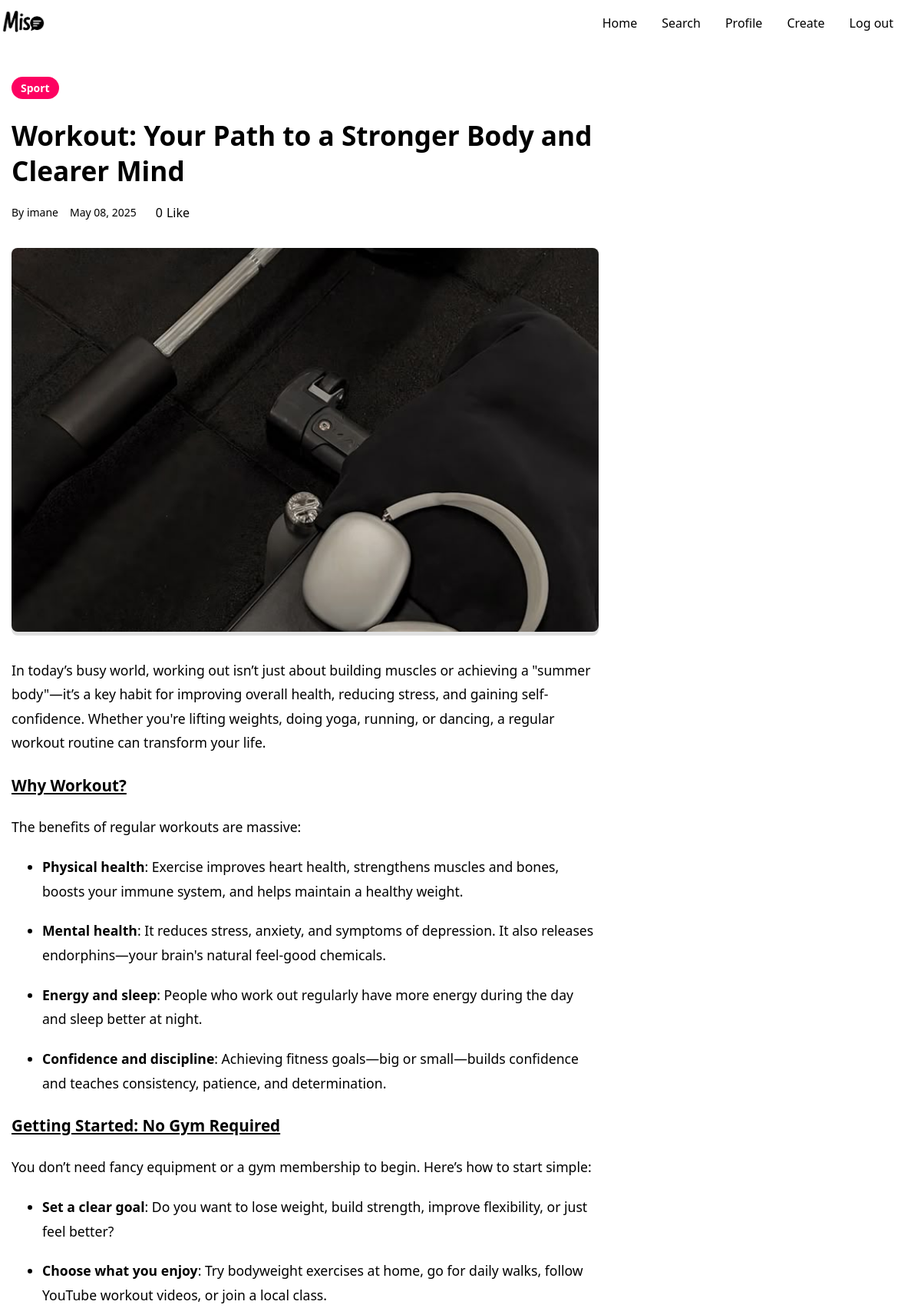
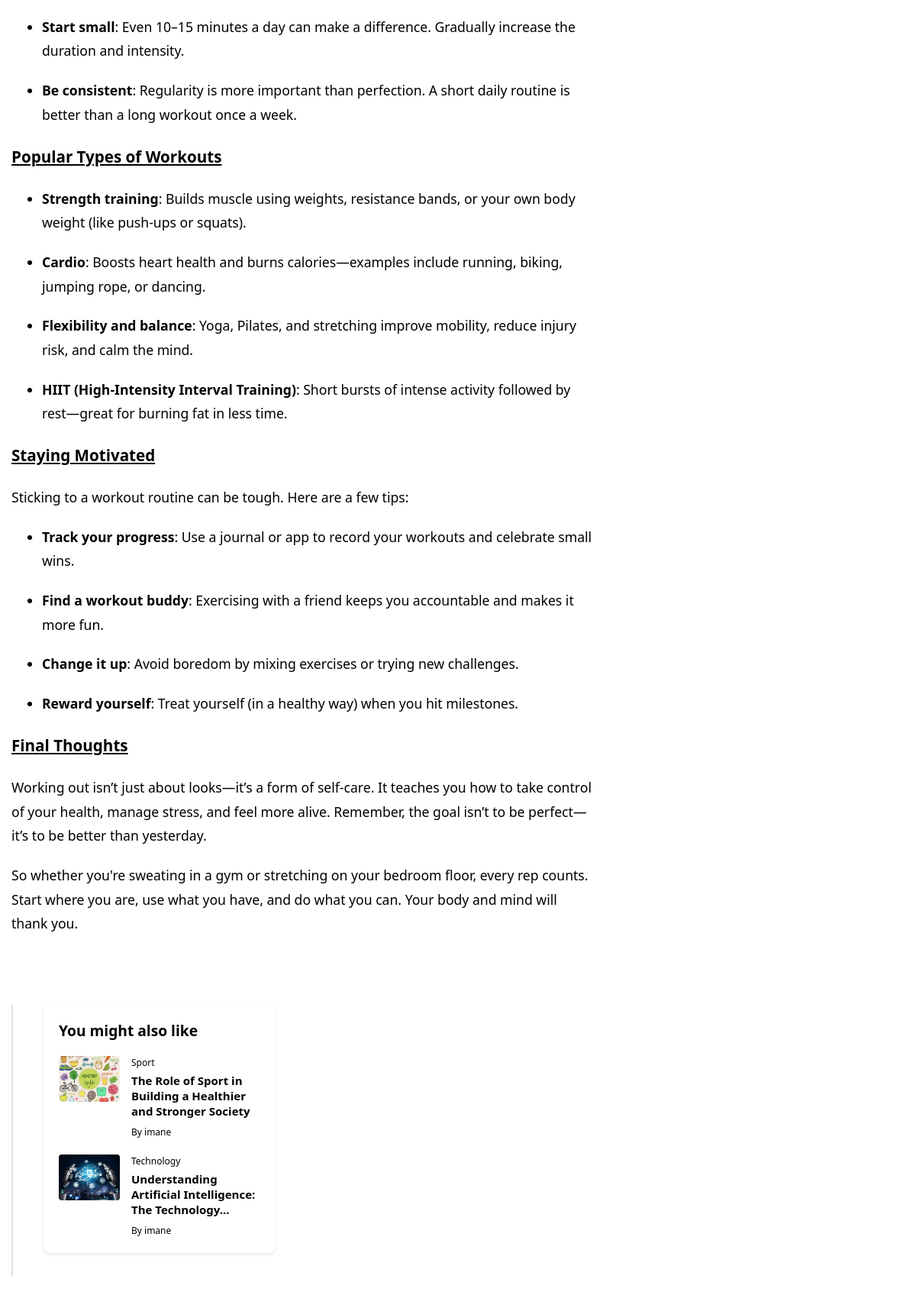
Screenshot of /article/3 (signed in, upper part) with the database file from the repository (2 pictures, top to bottom).
### app.py (models this page shows)
class Article(db.Model):
    id = db.Column(db.Integer, primary_key=True)
    title = db.Column(db.String(200), nullable=False)
    content = db.Column(db.Text, nullable=False)
    excerpt = db.Column(db.String(300))
    category = db.Column(db.String(50), nullable=False)
    date = db.Column(db.String(50), default=lambda: datetime.now(timezone.utc).strftime('%B %d, %Y'))
    image_url = db.Column(db.String(200), default='default_article.jpg')
    author_id = db.Column(db.Integer, db.ForeignKey('user.id'), nullable=False)

class User(db.Model):
    id = db.Column(db.Integer, primary_key=True)
    username = db.Column(db.String(80), unique=True, nullable=False)
    email = db.Column(db.String(120), unique=True, nullable=False)
    password = db.Column(db.String(200), nullable=False)
    profile_pic = db.Column(db.String(200), default='default.jpg')
    articles = db.relationship('Article', backref='author', lazy=True)
    liked_articles = db.relationship(
        'Like',
        backref='user',
        lazy=True,
        foreign_keys='Like.user_id'
    )

### app.py (the view)
@app.route('/article/<int:id>')
def article_view(id):
    if 'user_id' not in session:
        return redirect(url_for('article_be', id=id))
    article = Article.query.get_or_404(id)
    liked = Like.query.filter_by(
        user_id=session['user_id'],
        article_id=article.id
    ).first() is not None
    suggested_articles = get_suggested_articles(article)
    return render_template('article.html',
                         article=article,
                         liked=liked,
                         suggested_articles=suggested_articles,
                         current_user_id=session.get('user_id'))

### app.py (called while the page is built)
def get_suggested_articles(article, limit=3):
    same_category = Article.query.filter(
        Article.category == article.category,
        Article.id != article.id
    ).order_by(db.func.random()).limit(2).all()
    random_article = Article.query.filter(
        Article.id != article.id,
        ~Article.id.in_([a.id for a in same_category])
    ).order_by(db.func.random()).first()
    return same_category + ([random_article] if random_article else [])

### templates/article.html (shortened to what this page needs)
<!DOCTYPE html>
<html lang="en">
<head>
    <link rel="stylesheet" href="{{ url_for('static', filename='css/article.css') }}">
</head>
<body>
    <nav class="navbar">
        <a href="{{ url_for('home') }}" class="mi">
            <img src="{{ url_for('static', filename='images/logo.png') }}" alt="Miso Logo" class="logo-img">
        </a>
        <div class="navbar-links">
            <ul>
                <li><a href="{{ url_for('home_after_login') }}">Home</a></li>
                <li><a href="{{ url_for('search') }}">Search</a></li>
                <li><a href="{{ url_for('profile') }}">Profile</a></li>
                <li><a href="{{ url_for('create') }}">Create</a></li>
                <li><a href="{{ url_for('logout') }}">Log out</a></li>
            </ul>
        </div>
    </nav>
    <main class="article-page">
        <div class="container">
            <article class="article-content">
                <header class="article-header">
                    <span class="category-badge" style="--category-color:
                        {% if article.category == 'art' %}#FF9FEE
                        {% elif article.category == 'culture' %}#B3B0FF
                        {% elif article.category == 'sport' %}#FD0261
                        {% elif article.category == 'economy' %}#aae354
                        {% elif article.category == 'technology' %}#A4A1AA
                        {% elif article.category == 'health' %}#524F56
                        {% elif article.category == 'entrepreneurship' %}#252275
                        {% else %}#91558e{% endif %}">
                        {{ article.category|capitalize }}
                    </span>
                    <h1>{{ article.title }}</h1>
                    <div class="meta">
                        <span>By {{ article.author.username }}</span>
                        <span>{{ article.date }}</span>
                        <button class="like-btn" onclick="toggleLike({{ article.id }})">
                            <span class="like-count">{{ article.likes|length }}</span>
                            <span class="like-text">{% if liked %}Liked{% else %}Like{% endif %}</span>
                        </button>
                    </div>
                </header>
                <div class="article-image">
                    {% if article.image_url and article.image_url != 'default_article.jpg' %}
                    <img src="{{ url_for('static', filename='uploads/' + article.image_url) }}" alt="{{ article.title }}">
                    {% else %}
                    <div class="image-placeholder">
                        <span>No image available</span>
                    </div>
                    {% endif %}
                </div>
                <div class="article-body">
                    {{ article.content | safe }}
                </div>
            </article>
            <aside class="article-sidebar">
                <div class="sidebar-card">
                    <h3>You might also like</h3>
                    <div class="suggested-articles">
                        {% for suggested in suggested_articles %}
                        <a href="{{ url_for('article_view', id=suggested.id) }}" class="suggested-article">
                            {% if suggested.image_url and suggested.image_url != 'default_article.jpg' %}
                            <img src="{{ url_for('static', filename='uploads/' + suggested.image_url) }}" alt="{{ suggested.title }}">
                            {% else %}
                            <div class="image-placeholder small"></div>
                            {% endif %}
                            <div class="article-info">
                                <span class="category">{{ suggested.category|capitalize }}</span>
                                <h4>{{ suggested.title|truncate(60) }}</h4>
                                <span class="author">By {{ suggested.author.username }}</span>
                            </div>
                        </a>
                        {% endfor %}
                    </div>
                </div>
            </aside>
        </div>
    </main>
    </body>
</html>

### static/css/article.css (style rules this page uses)
* { box-sizing: border-box; font-family: system-ui, -apple-system, BlinkMacSystemFont, 'Segoe UI', Roboto, Oxygen, Ubuntu, Cantarell, 'Open Sans', 'Helvetica Neue', sans-serif; }
body { overflow-x: hidden; width: 100%; margin: 0; padding: 0; padding-right: 20px; overflow-x: hidden; max-width: 100vw; }
.navbar { display: flex; position: relative; justify-content: space-between; align-items: center; background-color: rgba(255, 255, 255, 0.8); backdrop-filter: blur(10px); -webkit-backdrop-filter: blur(10px); color: black; }
.mi { display: flex; align-items: center; gap: 10px; }
.logo-img { height: 60px; width: auto; vertical-align: middle; }
.navbar-links { height: 100%; }
.navbar-links ul { display: flex; margin: 0; padding: 0; }
.navbar-links li { list-style: none; }
.navbar-links li a { display: block; text-decoration: none; color: black; padding: 1rem; }
.article-page { padding: 20px 0; max-width: 1200px; margin: 0 auto; }
.container { padding: 0 20px; }
.article-content { width: 100%; }
.article-header { margin-bottom: 30px; }
.article-header h1 { font-size: 2.5rem; margin: 20px 0 15px 0; line-height: 1.2; }
.category-badge { display: inline-block; padding: 5px 12px; background-color: var(--category-color); color: white; border-radius: 20px; font-size: 14px; font-weight: 600; margin-bottom: 15px; }
.meta { display: flex; align-items: center; gap: 20px; margin: 15px 0; font-size: 1rem; }
.article-image { background-color: #e0e0e0; margin: 30px 0; border-radius: 8px; }
.article-image img { width: 100%; border-radius: 8px; max-height: 500px; object-fit: cover; }
.article-body { font-size: 1.1rem; line-height: 1.8; margin-bottom: 50px; }
.article-sidebar { width: 100%; margin-top: 50px; padding-top: 30px; border-top: 2px solid #e0e0e0; }
.sidebar-card { background: white; border-radius: 8px; padding: 20px; box-shadow: 0 2px 4px rgba(0,0,0,0.1); }
.sidebar-card h3 { font-size: 1.5rem; margin-bottom: 20px; }
.suggested-articles { display: flex; flex-direction: column; gap: 20px; }
.suggested-article { display: flex; gap: 15px; text-decoration: none; color: inherit; }
.suggested-article img { width: 80px; height: 60px; object-fit: cover; border-radius: 4px; }
.article-info { flex: 1; }
.article-info .category { display: block; font-size: 12px; color: #777; margin-bottom: 5px; }
.article-info h4 { font-size: 15px; margin: 0 0 5px 0; }
.article-info .author { font-size: 12px; color: #777; }
.like-btn { display: flex; align-items: center; gap: 8px; background: none; border: none; cursor: pointer; color: #777; font-size: 1rem; padding: 5px 10px; border-radius: 20px; }
@media (min-width: 992px) { .container { display: flex; flex-wrap: wrap; gap: 40px; } }
@media (min-width: 992px) { .article-content { width: 70%; } }
@media (min-width: 992px) { .article-sidebar { width: calc(30% - 40px); margin-top: 0; padding-top: 0; border-top: none; border-left: 2px solid #e0e0e0; padding-left: 40px; } }
.article-page { padding: 40px 0; }
.article-content { width: 70%; float: left; padding-right: 40px; }
.article-sidebar { width: 30%; }
.article-header h1 { font-size: 2.2rem; margin: 10px 0; line-height: 1.3; }
.meta { display: flex; align-items: center; gap: 15px; color: var(--gray); font-size: 14px; }
.like-btn { display: flex; align-items: center; gap: 5px; background: none; border: none; cursor: pointer; color: var(--gray); }
.article-image { margin-bottom: 30px; }
.article-body { font-size: 1.1rem; line-height: 1.8; }
.article-body p { margin-bottom: 20px; }
.sidebar-card { background: var(--light); border-radius: 8px; padding: 20px; margin-bottom: 30px; }
.sidebar-card h3 { margin-top: 0; margin-bottom: 20px; font-size: 1.2rem; }
.article-info .category { display: block; font-size: 12px; color: var(--gray); margin-bottom: 5px; }
.article-info h4 { font-size: 15px; margin: 0 0 5px 0; transition: color 0.2s; }
.article-info .author { font-size: 12px; color: var(--gray); }
@media (max-width: 1200px) { .container { padding: 0 15px; } }
img { max-width: 100%; height: auto; }

### rows the page displays
Article: category "Sport", title "Workout: Your Path to a Stronger Body and Clearer Mind", date "May 08, 2025", image_url (picture), content "In today’s busy world, working out isn’t just about building muscles or achieving a \"summer body\"—it’s a key habit for improving overall health, reducing stress, and gaining self-confidence. Whether you're lifting weights, doing yoga, running, or dancing, a regular workout routine can transform your life. Why Workout? The benefits of regular workouts are massive: Physical health : Exercise improves heart health, strengthens muscles and bones, boosts your immune system, and helps maintain a healthy weight. Mental health : It reduces stress, anxiety, and symptoms of depression. It also releases endorphins—your brain's natural feel-good chemicals. Energy and sleep : People who work out…"
User: author.username "imane"
Article: image_url (picture), category "Sport", title "The Role of Sport in Building a Healthier and Stronger Society", author.username "imane"
Article: image_url (picture), category "Technology", title "Understanding Artificial Intelligence: The Technology...", author.username "imane"

### other values shown
{{ article.likes|length }} "0"
